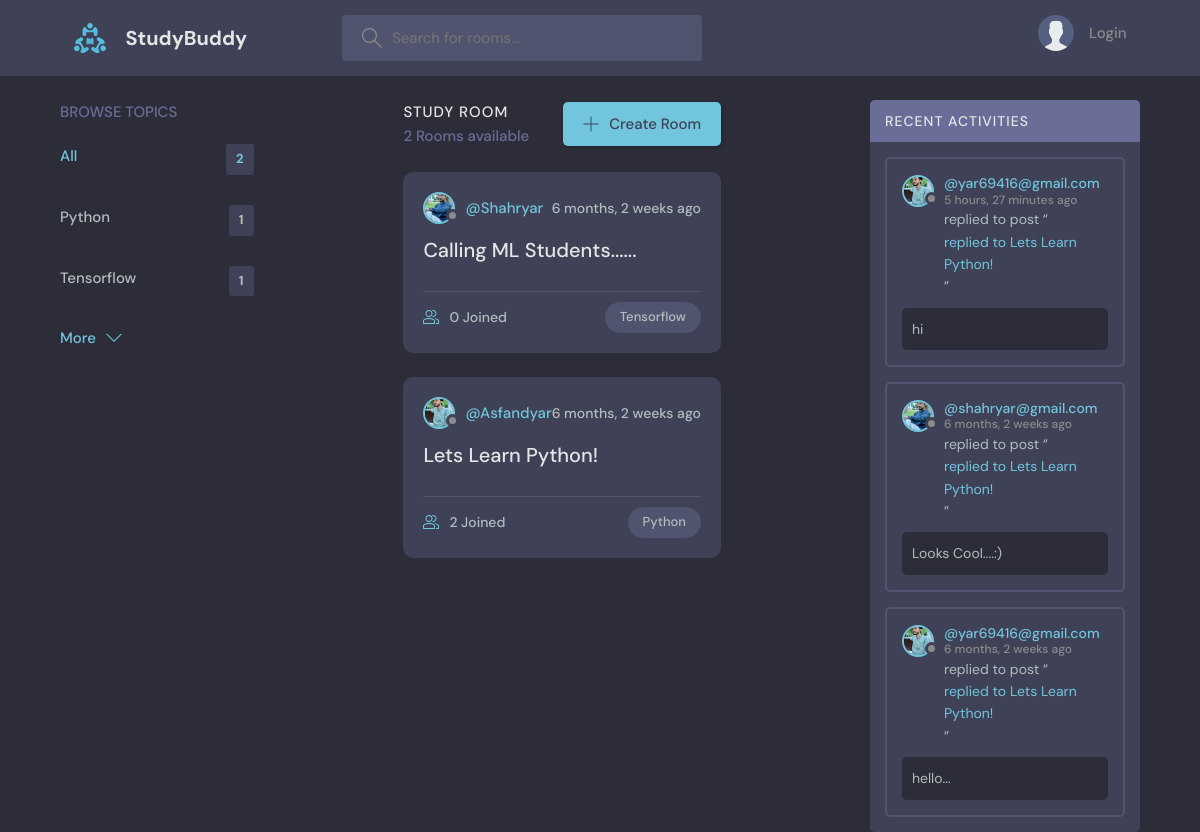
/, run on an earlier commit of the app's database.
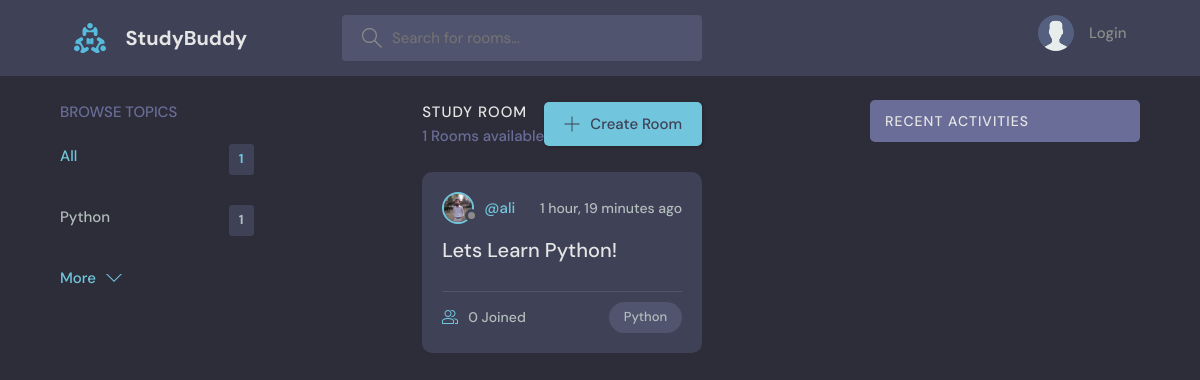
And on a later commit of the database.
### base/models.py (models this page shows, shortened)
class Topic(models.Model):
    name = models.CharField(max_length=200)

class Room(models.Model):
    host = models.ForeignKey(User, on_delete=models.SET_NULL, null=True)
    topic = models.ForeignKey(Topic, on_delete=models.SET_NULL, null=True)
    name = models.CharField(max_length=100)
    description = models.TextField(null=True, blank=True)
    participants = models.ManyToManyField(User, related_name='participants', blank=True)
    updated = models.DateTimeField(auto_now=True)
    created = models.DateTimeField(auto_now_add=True)
    class Meta:
        ordering = ['-updated', '-created']
    def __str__(self):
        return self.name

class User(AbstractUser):
    name = models.CharField(max_length=100, null=True)
    email = models.EmailField(unique=True, null=True)
    bio = models.TextField(null=True)
    avatar = models.ImageField(null=True, default='avatar.svg')
    USERNAME_FIELD = 'email'
    REQUIRED_FIELDS = []

class Message(models.Model):
    user = models.ForeignKey(User, on_delete=models.CASCADE)
    room = models.ForeignKey(Room, on_delete=models.CASCADE)
    body = models.TextField()
    updated = models.DateTimeField(auto_now=True)
    created = models.DateTimeField(auto_now_add=True)
    class Meta:
        ordering = ['-updated', '-created']
    def __str__(self):
        return self.body[:50]

### base/views.py (the view)
# urls.py: path('', views.home, name='home'),
def home(request):
    q = request.GET.get('q') if request.GET.get('q') != None else ''
    rooms = Room.objects.filter(
        Q(topic__name__icontains=q) |
        Q(name__icontains=q) |
        Q(description__icontains=q)
        )
    rooms_count = rooms.all().count()
    room_messages = Message.objects.filter(Q(room__topic__name__icontains=q))
    topics = Topic.objects.all()[:5]
    context = {'rooms': rooms, 'topics':topics, 'rooms_count':rooms_count,
               'room_messages':room_messages}
    return render(request, 'base/home.html', context=context)

### base/templates/base/home.html (shortened to what this page needs)
{% extends 'main.html' %}
{% block content %}
    <main class="layout layout--3">
      <div class="container">
        {% include 'base/topics_component.html' %}
        <div% class="roomList">
          <div class="roomList__header">
            <div>
              <h2>Study Room</h2>
              <p>{{ rooms_count }} Rooms available</p>
            </div>
            <a class="btn btn--main" href="{% url 'create_room' %}">
              <svg version="1.1" xmlns="http://www.w3.org/2000/svg" width="32" height="32" viewBox="0 0 32 32">
                <title>add</title>
                <path
                  d="M16.943 0.943h-1.885v14.115h-14.115v1.885h14.115v14.115h1.885v-14.115h14.115v-1.885h-14.115v-14.115z"
                ></path>
              </svg>
              Create Room
            </a>
          </div>
          {% include 'base/feed_component.html' %}
        </div%>
        {% include 'base/activity_component.html' %}
      </div>
    </main>
{% endblock %}

### base/templates/base/topics_component.html
<div class="topics">
    <div class="topics__header">
      <h2>Browse Topics</h2>
    </div>
    <ul class="topics__list">
      <li>
        <a href="{% url 'home' %}" class="active">All <span>{{ topics.count }}</span></a>
      </li>
      {% for topic in topics %}
      <li>
        <a href="{% url 'home' %}?q={{topic.name}}">{{ topic.name }}<span>{{ topic.room_set.all.count }}</span></a>
      </li>
      {% endfor %}
    <a class="btn btn--link" href="{% url 'topic_page' %}">
      More
      <svg version="1.1" xmlns="http://www.w3.org/2000/svg" width="32" height="32" viewBox="0 0 32 32">
        <title>chevron-down</title>
        <path d="M16 21l-13-13h-3l16 16 16-16h-3l-13 13z"></path>
      </svg>
    </a>
  </div>

### base/templates/base/feed_component.html (shortened to what this page needs)
{% for room in rooms %}
<div class="roomListRoom">
    <div class="roomListRoom__header">
      <a href="{% url 'user_profile' room.host.id %}" class="roomListRoom__author">
        <div class="avatar avatar--small">
          <img src="{{ room.host.avatar.url }}" />
        </div>
        <span>@{{ room.host.username }}</span>
      </a>
      <div class="roomListRoom__actions">
        <span>{{ room.created | timesince }} ago</span>
      </div>
    </div>
    <div class="roomListRoom__content">
      <a href="{% url 'room' room.id %}">{{ room.name }}</a>
    </div>
    <div class="roomListRoom__meta">
      <a href="{% url 'room' room.id %}" class="roomListRoom__joined">
        {{ room.participants.all.count }} Joined
      </a>
      <p class="roomListRoom__topic">{{ room.topic.name }}</p>
    </div>
</div>
{% endfor %}

### base/templates/base/activity_component.html (shortened to what this page needs)
<div class="activities">
    <div class="activities__header">
      <h2>Recent Activities</h2>
    </div>
    {% for message in room_messages %}
    <div class="activities__box">
      <div class="activities__boxHeader roomListRoom__header">
        <a href="{% url 'user_profile' message.user.id %}" class="roomListRoom__author">
          <div class="avatar avatar--small">
            <img src="{{ message.user.avatar.url }}" />
          </div>
          <p>
            @{{ message.user }}
            <span>{{ message.created | timesince }} ago</span>
          </p>
        </a>
      </div>
      <div class="activities__boxContent">
        <p>replied to post “<a href="{% url 'room' message.room.id %}">replied to {{ message.room }}</a>”</p>
        <div class="activities__boxRoomContent">
            {{ message }}
        </div>
      </div>
    </div>
    {% endfor %}
  </div>

What changed in the data, as far as the page shows it:
removed Topic: name "Tensorflow", room_set.all.count "1"
removed Room: host.avatar (picture), host.username "Shahryar", created "6 months, 2 weeks", name "Calling ML Students......", participants.all.count "0", topic.name "Tensorflow"
removed Room: host.avatar (picture), host.username "Asfandyar", created "6 months, 2 weeks", name "Lets Learn Python!", participants.all.count "2", topic.name "Python"
removed Message: user.avatar (picture), user "yar69416@gmail.com", created "5 hours, 27 minutes", room "Lets Learn Python!", body "hi"
removed Message: user.avatar (picture), user "shahryar@gmail.com", created "6 months, 2 weeks", room "Lets Learn Python!", body "Looks Cool....:)"
removed Message: user.avatar (picture), user "yar69416@gmail.com", created "6 months, 2 weeks", room "Lets Learn Python!", body "hello..."
added Room: host.avatar (picture), host.username "ali", created "1 hour, 19 minutes", name "Lets Learn Python!", participants.all.count "0", topic.name "Python"
Also different on the page:
{{ topics.count }}: "2" → "1"
{{ rooms_count }}: "2" → "1"
